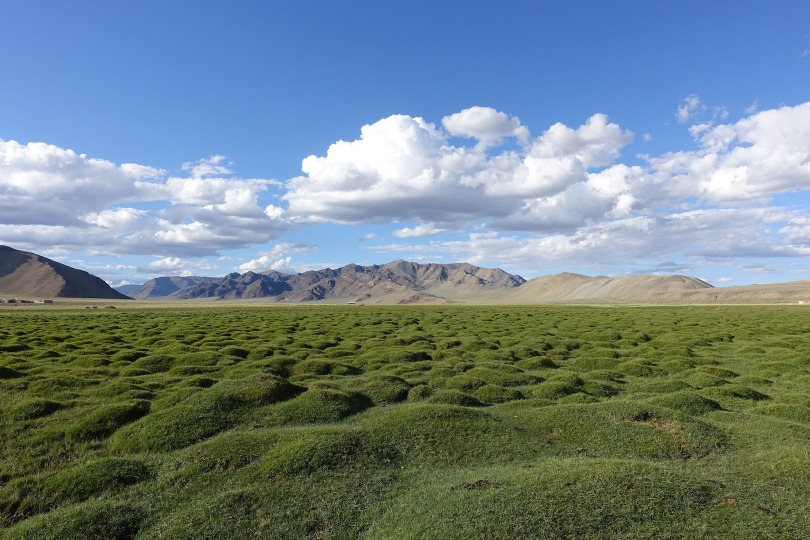
#> input picture Ass2/Images/Field/1.jpg, 1620 x 1080 px (shown at 1/2 size)
$ python -i hog.py   (imports and definitions only)   (older library calls are emulated)
#> lines starting #> are read from the running program, lines starting #| are printed output that depends on the picture; after the words box and inside, x2 and y2 are one past the last pixel; in counts of white or black regions, pixels touching at a corner belong together
### Ass3/code/cropped_rectangle.py
import cv2
import numpy as np

# load image
#img = cv2.imread("Final_dataset/open1/train/image_0.jpg")
#img = cv2.imread('result_image.jpg')
#img = cv2.resize(img,(300,500))

def dec_bbox(bbox, scale_factor):
    x, y, w, h = bbox
    delta_w = int((1-scale_factor) * w / 2)
    delta_h = int((1-scale_factor) * h / 2)
    return x + delta_w, y + delta_h, w - 2 * delta_w, h - 2 * delta_h

def preprocess_image(image):
    hsv = cv2.cvtColor(image, cv2.COLOR_BGR2HSV)
    lower_green = np.array([40, 40, 40])
    upper_green = np.array([70, 255, 255])
    mask = cv2.inRange(hsv, lower_green, upper_green)
    green_only = cv2.bitwise_and(image, image, mask=mask)
    gray = cv2.cvtColor(green_only, cv2.COLOR_BGR2GRAY)
    return gray

def get_green_window(img):
    threshold=preprocess_image(img)
    contours = cv2.findContours(threshold, cv2.RETR_EXTERNAL, cv2.CHAIN_APPROX_SIMPLE)
    contours = contours[0] if len(contours) == 2 else contours[1]
    big_contour = max(contours, key=cv2.contourArea)

    x,y,w,h = dec_bbox(cv2.boundingRect(big_contour),0.9)
   # print(x,y,w,h)

    crop = img[y:y+h, x:x+w]
    return crop,(y,x)

# [7 lines of commented-out code are left out]

### Ass3/code/hog.py
import cv2
import cropped_rectangle
import numpy as np
from skimage.feature import hog

def normalize_hog_cell(hog_cell):
    hog_cell_norm = np.linalg.norm(hog_cell)
    normalized_hog_cell = hog_cell / (hog_cell_norm + 1e-5)

    return normalized_hog_cell


# [41 lines left out: function visualize_hog, not called in this run]

def compute_gradients(image):
    sobel_x = cv2.Sobel(image, cv2.CV_64F, 1, 0, ksize=3)
    sobel_y = cv2.Sobel(image, cv2.CV_64F, 0, 1, ksize=3)

    magnitude = np.sqrt(sobel_x**2 + sobel_y**2)
    angle = np.arctan2(sobel_y, sobel_x) * (180 / np.pi)
    angle[angle < 0] += 180

    return magnitude, angle

def preprocess_image(image):
    gray = cv2.cvtColor(image, cv2.COLOR_BGR2GRAY)
    resized = cv2.resize(gray, (64, 128))
    return resized


def calc_hog(magnitude,angle,cell_size,num_bins=9):
    cell_wid=magnitude.shape[1] // cell_size
    cell_height=magnitude.shape[0] // cell_size
    cell_hist = np.zeros((cell_wid, cell_height, num_bins))

    cell_vec = np.zeros((cell_wid-1, cell_height-1, 36))

    for i in range(0,cell_wid):
        for j in range(0,cell_height):
            angle_cell=angle[j*cell_size:(j+1)*cell_size,i*cell_size:(i+1)*cell_size]
            magnitude_cell=magnitude[j*cell_size:(j+1)*cell_size,i*cell_size:(i+1)*cell_size]
            cell_hist[i,j],_= np.histogram(angle_cell, bins=num_bins, range=(0, 180), weights=magnitude_cell)


    for i in range(cell_wid-1):
        for j in range(cell_height-1):
            cell_vec[i, j] = normalize_hog_cell(np.concatenate((cell_hist[i, j], cell_hist[i+1, j], cell_hist[i, j+1], cell_hist[i+1, j+1])))

    return cell_hist  , cell_vec.flatten(order='C')


#image = cv2.imread('Final_dataset/open1/train/image_1.jpg')


#test_image=preprocess_image(test_image)

def calc_img_hog1(image):
    block_features=[]
    try:
        cropped_img,_=cropped_rectangle.get_green_window(image)
        gray_img=preprocess_image(cropped_img)
        grad_mag,grad_angle=compute_gradients(gray_img)


        hog_features,block_features = calc_hog(grad_mag, grad_angle, cell_size=8)
    except:
        print('could not get features')

    return block_features


# [9 lines left out: function calc_img_hog2, not called in this run]

# [11 lines of commented-out code are left out]

>>> import cv2
>>> picture = cv2.imread('../../Ass2/Images/Field/1.jpg')
#> picture is the input picture: shape (1080, 1620, 3); mean B, G, R 135.2, 130.9, 112.3
>>> result = calc_img_hog1(picture)
#> in preprocess_image, `hsv = cv2.cvtColor(image, cv2.COLOR_BGR2HSV)`: hsv: shape (1080, 1620, 3); mean H, S, V 73.1, 109.1, 155
#> in preprocess_image, `mask = cv2.inRange(hsv, lower_green, upper_green)`:
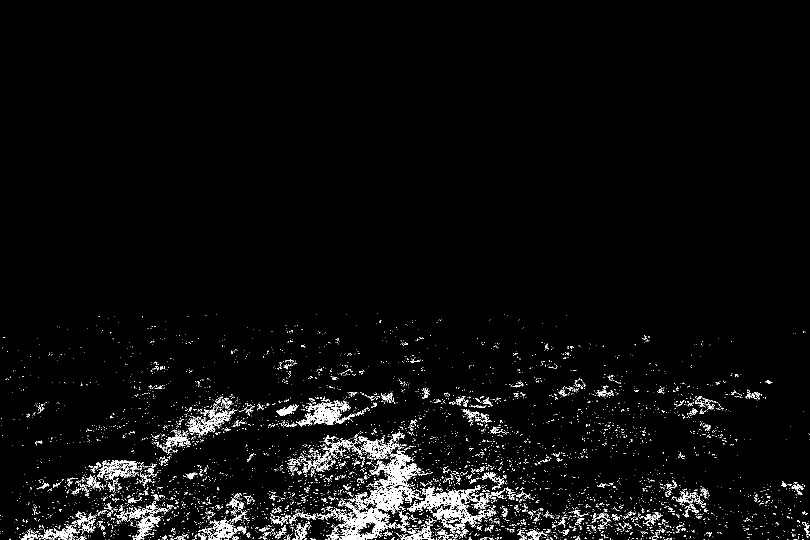
#> mask: shape (1080, 1620) (shown at 1/2 size); 3.3% white in thin lines or dots, all inside (x1, y1, x2, y2) = (0, 626, 1620, 1080)
#> in preprocess_image, `green_only = cv2.bitwise_and(image, image, mask=mask)`:
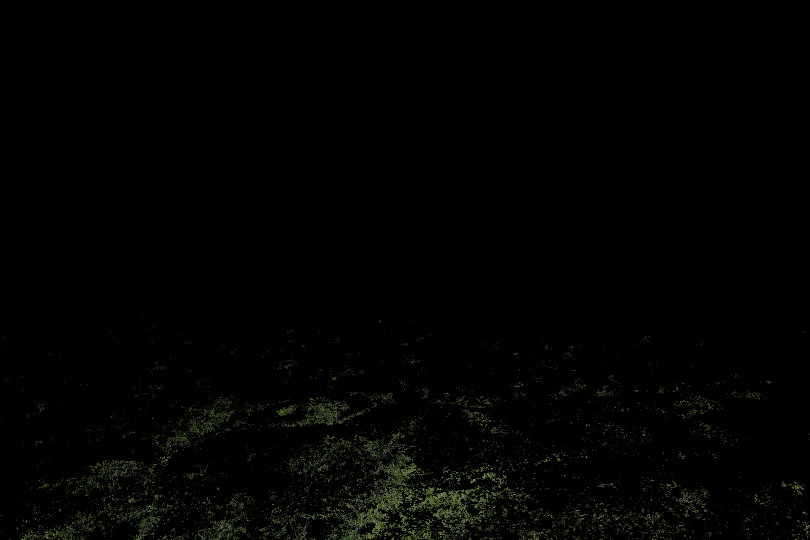
#> green_only: shape (1080, 1620, 3) (shown at 1/2 size); mean B, G, R 1.5, 2.6, 2.2
#> in get_green_window, `contours = cv2.findContours(threshold, cv2.RETR_EXTERNAL, cv2.CHAIN_AP..`: contours = 6319 contours, 6166 with area under 20; largest, box (x1, y1, x2, y2) and area: (676, 900, 843, 1080) 9413, (814, 970, 979, 1059) 4031, (592, 802, 711, 853) 1922, (376, 818, 462, 871) 1261, (716, 865, 800, 917) 1198
#> in get_green_window, `big_contour = max(contours, key=cv2.contourArea)`: big_contour = contour of 1536 points, box (x1, y1, x2, y2) (676, 900, 843, 1080), area 9413
#> in get_green_window, `x,y,w,h = dec_bbox(cv2.boundingRect(big_contour),0.9)`: x = 684; y = 908; w = 151; h = 164
#> in preprocess_image, `resized = cv2.resize(gray, (64, 128))`:
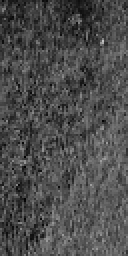
#> resized: shape (128, 64) (shown 2 times larger); min 1, max 196, mean 76.6
#> in compute_gradients, `sobel_x = cv2.Sobel(image, cv2.CV_64F, 1, 0, ksize=3)`:
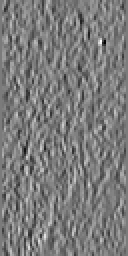
#> sobel_x: shape (128, 64) float64 (shown 2 times larger); min -426, max 456, mean 2.3; drawn with min black and max white
#> in compute_gradients, `sobel_y = cv2.Sobel(image, cv2.CV_64F, 0, 1, ksize=3)`:
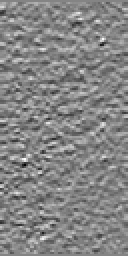
#> sobel_y: shape (128, 64) float64 (shown 2 times larger); min -355, max 328, mean 2.5; drawn with min black and max white
#> in compute_gradients, `magnitude = np.sqrt(sobel_x**2 + sobel_y**2)`:
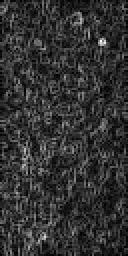
#> magnitude: shape (128, 64) float64 (shown 2 times larger); min 0, max 504.6, mean 100; drawn with min black and max white
#> in compute_gradients, `angle[angle < 0] += 180`:
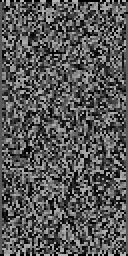
#> angle: shape (128, 64) float64 (shown 2 times larger); min 0, max 180, mean 87.4
#> the loop in calc_hog, `for i in range(cell_wid-1):` made 7 passes
#> in calc_img_hog1, `hog_features,block_features = calc_hog(grad_mag, grad_angle, cell_size..`: block_features = 3780 values, max 0.625 at index 315, min 0 at index 383, mean 0.145
#> result has the same summary as block_features in calc_img_hog1

$ run again, on Ass2/Images/Field/2.jpg
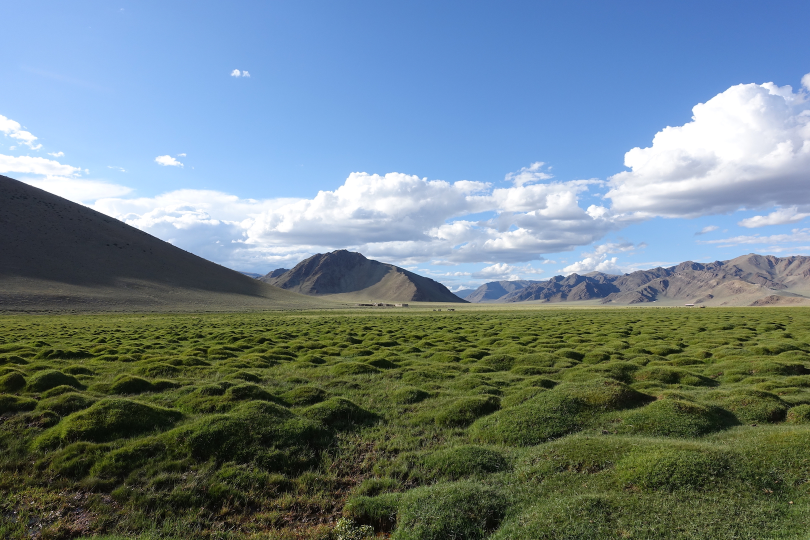
#> input picture Ass2/Images/Field/2.jpg, 1620 x 1080 px (shown at 1/2 size)
#> picture is the input picture: shape (1080, 1620, 3); mean B, G, R 134, 127.9, 109.2
#> hsv: shape (1080, 1620, 3); mean H, S, V 72.8, 105.4, 150.9
#> in preprocess_image, `mask = cv2.inRange(hsv, lower_green, upper_green)`:
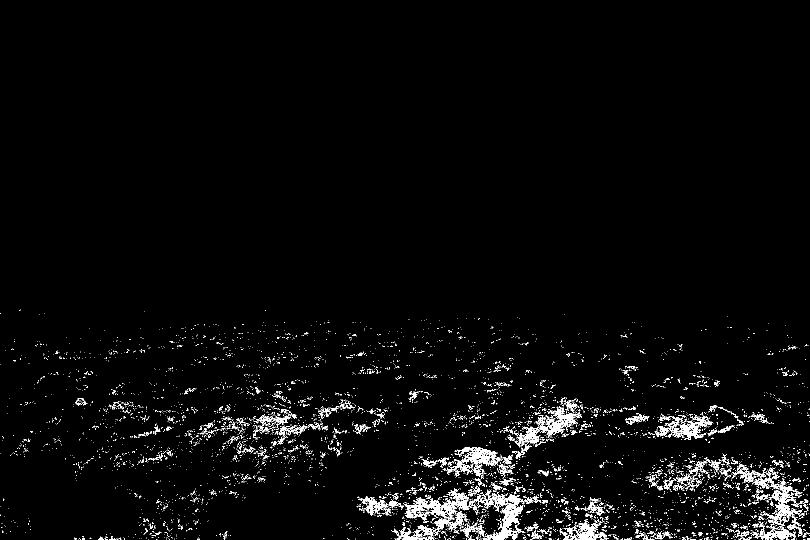
#> mask: shape (1080, 1620) (shown at 1/2 size); 2.8% white in thin lines or dots, all inside (x1, y1, x2, y2) = (0, 619, 1620, 1080)
#> contours = 5778 contours, 5668 with area under 20; largest, box (x1, y1, x2, y2) and area: (784, 977, 945, 1080) 4854, (938, 987, 1083, 1080) 3146, (1504, 956, 1607, 1080) 2538, (1029, 814, 1160, 894) 2272, (909, 894, 1002, 932) 1752
#> big_contour = contour of 1248 points, box (x1, y1, x2, y2) (784, 977, 945, 1080), area 4854
#> x = 792; y = 982; w = 145; h = 93
#> in compute_gradients, `angle[angle < 0] += 180`:
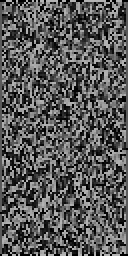
#> angle: shape (128, 64) float64 (shown 2 times larger); min 0, max 180, mean 88.1
#> the loop in calc_hog, `for i in range(cell_wid-1):` made 7 passes
#> block_features = 3780 values, max 0.598 at index 3510, min 0 at index 212, mean 0.129
#> result has the same summary as block_features in calc_img_hog1

$ run again, on Ass2/Images/Field/3.jpg
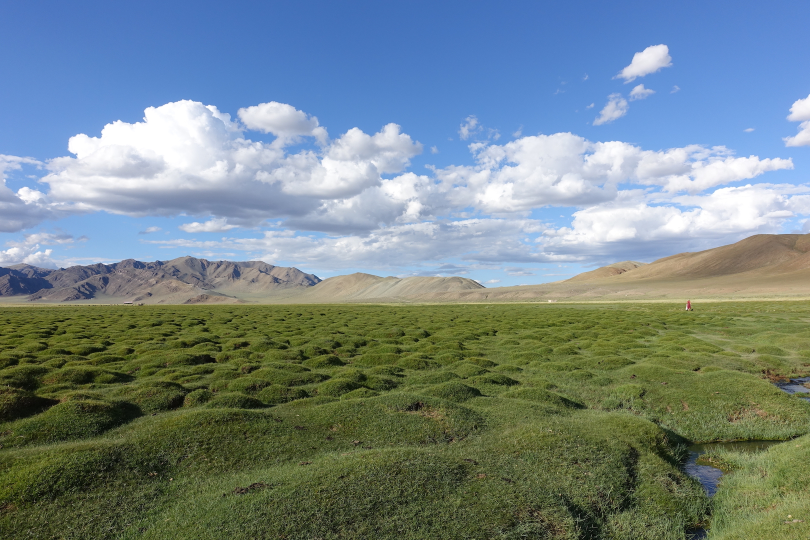
#> input picture Ass2/Images/Field/3.jpg, 1620 x 1080 px (shown at 1/2 size)
#> picture is the input picture: shape (1080, 1620, 3); mean B, G, R 135.9, 133.5, 116.2
#> hsv: shape (1080, 1620, 3); mean H, S, V 71.5, 105.7, 157.1
#> in preprocess_image, `mask = cv2.inRange(hsv, lower_green, upper_green)`:
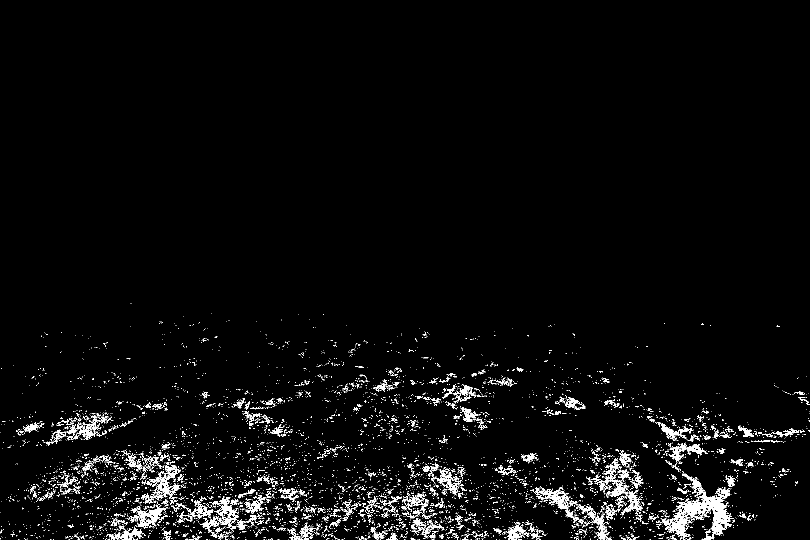
#> mask: shape (1080, 1620) (shown at 1/2 size); 3.2% white in thin lines or dots, all inside (x1, y1, x2, y2) = (0, 606, 1620, 1080)
#> contours = 6351 contours, 6188 with area under 20; largest, box (x1, y1, x2, y2) and area: (1320, 948, 1468, 1080) 5476, (290, 929, 362, 1001) 1424, (1066, 973, 1173, 1048) 1224, (261, 1011, 332, 1057) 1130, (424, 996, 514, 1060) 988
#> big_contour = contour of 1140 points, box (x1, y1, x2, y2) (1320, 948, 1468, 1080), area 5476
#> x = 1327; y = 954; w = 134; h = 120
#> in compute_gradients, `angle[angle < 0] += 180`:
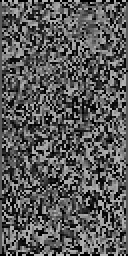
#> angle: shape (128, 64) float64 (shown 2 times larger); min 0, max 180, mean 89.1
#> the loop in calc_hog, `for i in range(cell_wid-1):` made 7 passes
#> block_features = 3780 values, max 0.673 at index 2663, min 0 at index 1, mean 0.129
#> result has the same summary as block_features in calc_img_hog1

$ run again, on Ass2/Images/Field/4.jpg
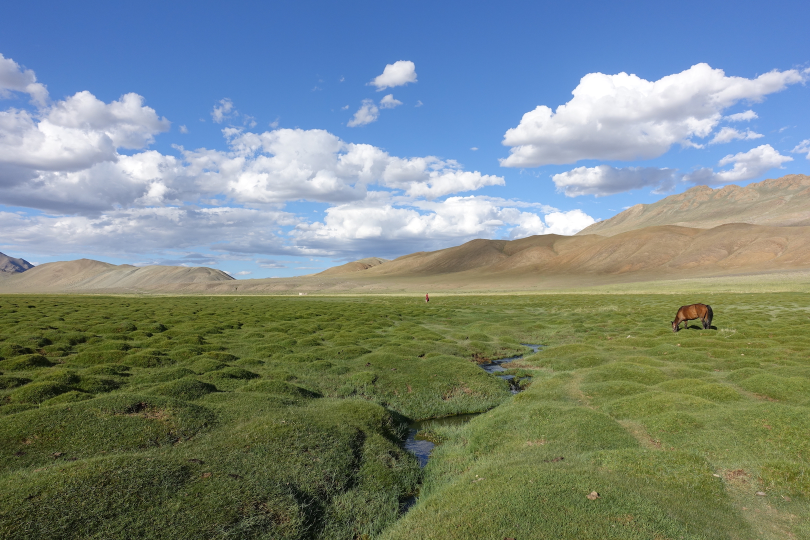
#> input picture Ass2/Images/Field/4.jpg, 1620 x 1080 px (shown at 1/2 size)
#> picture is the input picture: shape (1080, 1620, 3); mean B, G, R 131.6, 135.7, 121.1
#> hsv: shape (1080, 1620, 3); mean H, S, V 66.2, 104.9, 157.7
#> mask: shape (1080, 1620); 2.6% white in thin lines or dots, all inside (x1, y1, x2, y2) = (0, 622, 1580, 1080)
#> contours = 4256 contours, 4137 with area under 20; largest, box (x1, y1, x2, y2) and area: (734, 899, 908, 1080) 9990, (626, 879, 733, 1003) 3474, (821, 750, 1032, 837) 2109, (628, 997, 716, 1080) 2040, (514, 956, 597, 1009) 982
#> big_contour = contour of 1224 points, box (x1, y1, x2, y2) (734, 899, 908, 1080), area 9990
#> x = 742; y = 908; w = 158; h = 163
#> in compute_gradients, `angle[angle < 0] += 180`:
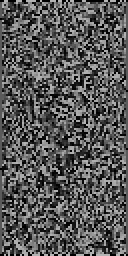
#> angle: shape (128, 64) float64 (shown 2 times larger); min 0, max 180, mean 87
#> the loop in calc_hog, `for i in range(cell_wid-1):` made 7 passes
#> block_features = 3780 values, max 0.619 at index 1070, min 0 at index 492, mean 0.137
#> result has the same summary as block_features in calc_img_hog1
